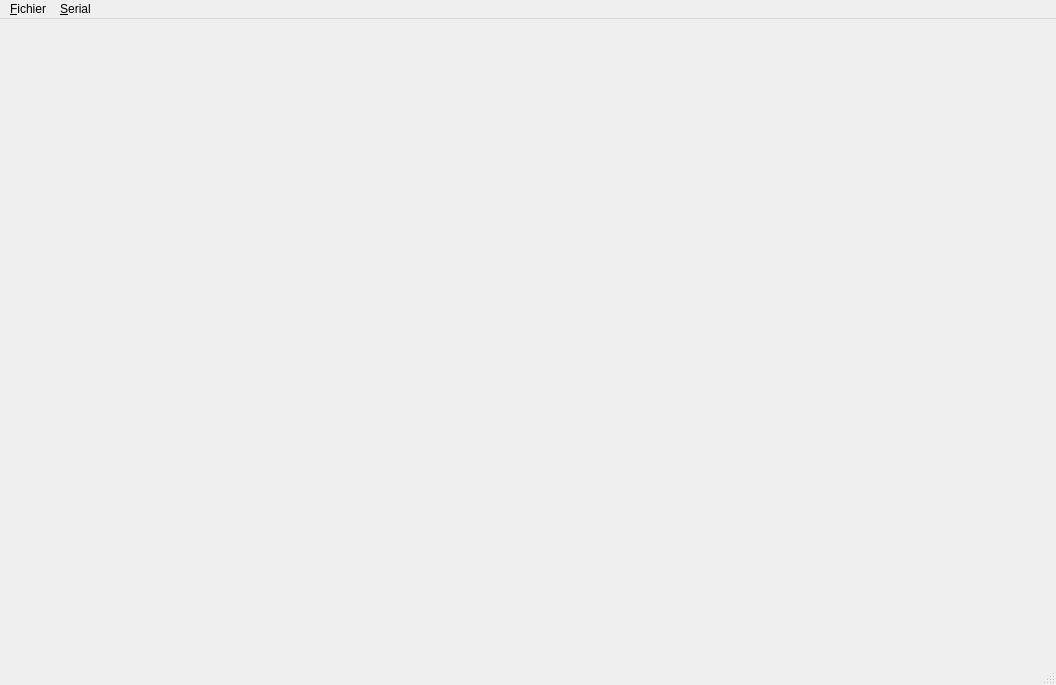
<?xml version="1.0" encoding="UTF-8"?>
<ui version="4.0">
 <class>IHMControl</class>
 <widget class="QMainWindow" name="IHMControl">
  <property name="geometry">
   <rect>
    <x>0</x>
    <y>0</y>
    <width>1056</width>
    <height>685</height>
   </rect>
  </property>
  <property name="windowTitle">
   <string>IHMControl</string>
  </property>
  <property name="styleSheet">
   <string notr="true"/>
  </property>
  <widget class="QWidget" name="centralWidget">
   <layout class="QVBoxLayout" name="verticalLayout"/>
  </widget>
  <widget class="QMenuBar" name="menuBar">
   <property name="geometry">
    <rect>
     <x>0</x>
     <y>0</y>
     <width>1056</width>
     <height>25</height>
    </rect>
   </property>
   <widget class="QMenu" name="menuIHMControl_V0_1_By_Alienx">
    <property name="title">
     <string>&amp;Fichier</string>
    </property>
    <addaction name="actionFullScreen"/>
    <addaction name="separator"/>
    <addaction name="actionExit"/>
   </widget>
   <widget class="QMenu" name="menu_Serial">
    <property name="title">
     <string>&amp;Serial</string>
    </property>
    <addaction name="actionSerial"/>
   </widget>
   <addaction name="menuIHMControl_V0_1_By_Alienx"/>
   <addaction name="menu_Serial"/>
  </widget>
  <widget class="QStatusBar" name="statusBar"/>
  <action name="actionFullScreen">
   <property name="text">
    <string>&amp;Full Screen</string>
   </property>
  </action>
  <action name="actionExit">
   <property name="text">
    <string>&amp;Quitter</string>
   </property>
  </action>
  <action name="actionSerial">
   <property name="icon">
    <iconset resource="../files.qrc">
     <normaloff>:/files/images/connection.png</normaloff>:/files/images/connection.png</iconset>
   </property>
   <property name="text">
    <string>&amp;Configuration</string>
   </property>
   <property name="toolTip">
    <string>Configure Serial Link</string>
   </property>
  </action>
  <action name="actionTest">
   <property name="text">
    <string>Test</string>
   </property>
  </action>
  <action name="actionOups">
   <property name="text">
    <string>Oups</string>
   </property>
  </action>
 </widget>
 <layoutdefault spacing="6" margin="11"/>
 <resources>
  <include location="../files.qrc"/>
 </resources>
 <connections>
  <connection>
   <sender>actionExit</sender>
   <signal>triggered()</signal>
   <receiver>IHMControl</receiver>
   <slot>close()</slot>
   <hints>
    <hint type="sourcelabel">
     <x>-1</x>
     <y>-1</y>
    </hint>
    <hint type="destinationlabel">
     <x>527</x>
     <y>342</y>
    </hint>
   </hints>
  </connection>
  <connection>
   <sender>actionFullScreen</sender>
   <signal>triggered()</signal>
   <receiver>IHMControl</receiver>
   <slot>showFullScreen()</slot>
   <hints>
    <hint type="sourcelabel">
     <x>-1</x>
     <y>-1</y>
    </hint>
    <hint type="destinationlabel">
     <x>527</x>
     <y>342</y>
    </hint>
   </hints>
  </connection>
 </connections>
</ui>
